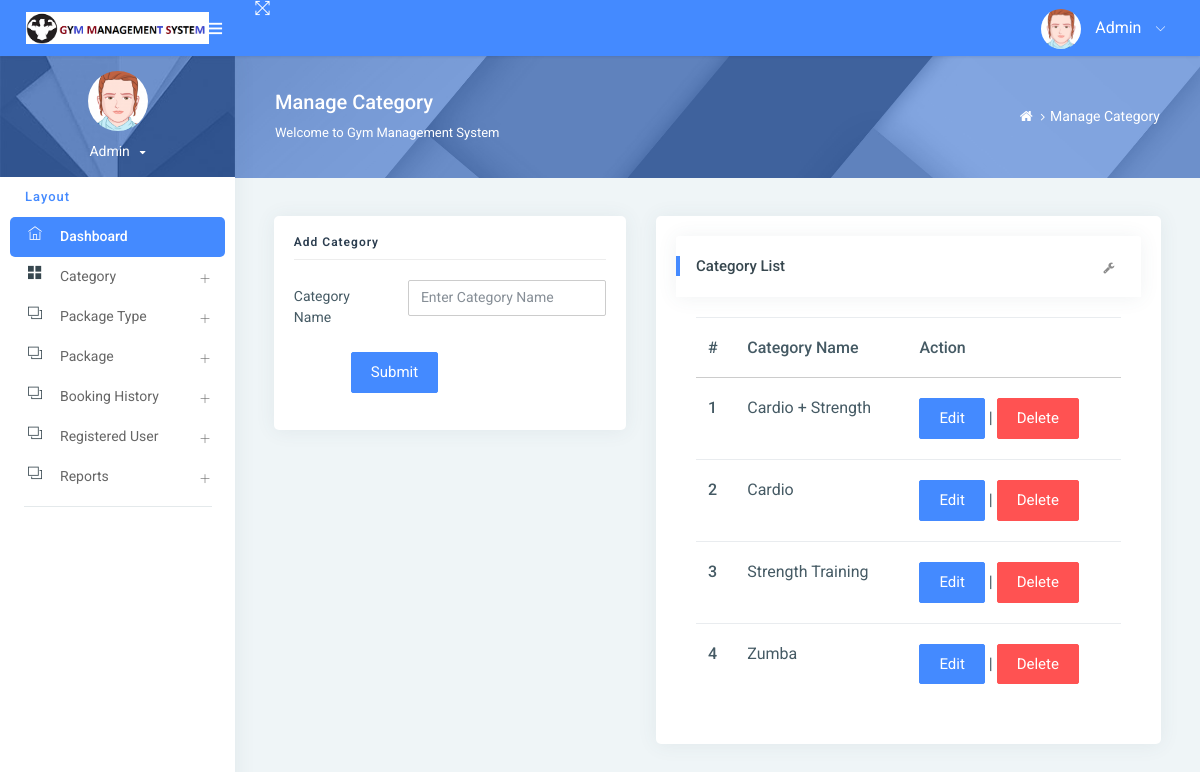
/manageCategory/ (signed in), run on the app's committed database.
### gym/models.py (models this page shows, shortened)
class Category(models.Model):
    categoryname = models.CharField(max_length=200, null=True)
    status = models.CharField(max_length=300, null=True)
    creationdate = models.DateTimeField(auto_now_add=True)

### gym/views.py (the view)
# urls.py: path('manageCategory/', manageCategory, name='manageCategory'),
def manageCategory(request):
    if not request.user.is_authenticated:
        return redirect('admin_login')
    category = Category.objects.all()
    try:
        if request.method == "POST":
            categoryname = request.POST['categoryname']
            try:
                Category.objects.create(categoryname=categoryname)
                error = "no"
            except:
                error = "yes"
    except:
        pass
    return render(request, 'admin/manageCategory.html', locals())

### gym/templates/admin/manageCategory.html (shortened to what this page needs)
{% extends 'admin_base.html' %}
{% load static %}
{% block main %}
<div class="page-header">
    <div class="page-block">
        <div class="row align-items-center">
            <div class="col-md-8">
                <div class="page-header-title">
                    <h5 class="m-b-10">Manage Category</h5>
                    <p class="m-b-0">Welcome to Gym Management System</p>
                </div>
            </div>
            <div class="col-md-4">
                <ul class="breadcrumb-title">
                    <li class="breadcrumb-item">
                        <a href="{% url 'admin_home' %}"> <i class="fa fa-home"></i> </a>
                    </li>
                    <li class="breadcrumb-item"><a href="">Manage Category</a>
                    </li>
                </ul>
            </div>
        </div>
    </div>
</div>
<div class="pcoded-inner-content">
    <div class="main-body">
        <div class="page-wrapper">
            <div class="page-body">
                <div class="row">
                    <div class="col-sm-5">
                        <div class="card">
                            <div class="card-block">
                                <h4 class="sub-title">Add Category</h4>
                                <form method="post">
                                    <div class="form-group row">
                                        <label class="col-sm-4 col-form-label">Category Name</label>
                                        <div class="col-sm-8">
                                            <input type="text" name="categoryname" placeholder="Enter Category Name"
                                                   class="form-control" required>
                                        </div>
                                    </div>
                                    <div class="form-group row">
                                        <label class="col-sm-2 col-form-label"></label>
                                        <div class="col-sm-10">
                                            <input type="submit" class="btn btn-primary" value="Submit">
                                        </div>
                                    </div>
                                </form>
                            </div>
                        </div>
                    </div>
                    <div class="col-md-7">
                        <div class="card">
                            <div class="card-block">
                                <div class="card-header">
                                    <h5>Category List</h5>
                                    <div class="card-header-right">
                                        <ul class="list-unstyled card-option">
                                            <li><i class="fa fa fa-wrench open-card-option"></i></li>
                                        </ul>
                                    </div>
                                </div>
                                <div class="card-block table-border-style">
                                    <div class="table-responsive">
                                        <table class="table">
                                            <thead>
                                            <tr>
                                                <th>#</th>
                                                <th>Category Name</th>
                                                <th>Action</th>
                                            </tr>
                                            </thead>
                                            <tbody>
                                            {% for i in category %}
                                            <tr>
                                                <th scope="row">{{forloop.counter}}</th>
                                                <td>{{i.categoryname}}</td>
                                                <td><a href="{% url 'editCategory' i.id %}" class="btn btn-primary">Edit</a> |
                                                    <a href="{% url 'deleteCategory' i.id %}"
                                                       onclick="return confirm('Are you sure to Delete')"
                                                       class="btn btn-danger">Delete</a></td>
                                            </tr>
                                            {% endfor %}
                                            </tbody>
                                        </table>
                                    </div>
                                </div>
                            </div>
                        </div>
                    </div>
                </div>
            </div>
        </div>
    </div>
</div>
{% endblock %}

### data on the page
Category: categoryname "Cardio + Strength"
Category: categoryname "Cardio"
Category: categoryname "Strength Training"
Category: categoryname "Zumba"
